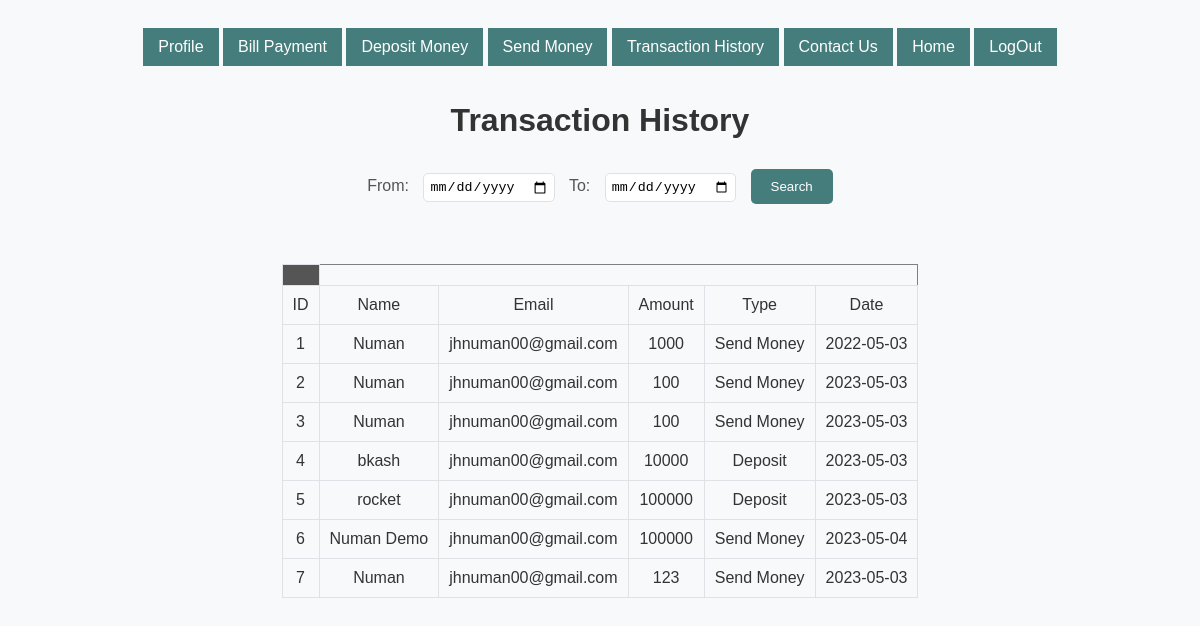
The app's page /aiub-project/Views/TransactionHistory.php with its own data.
### tables this page shows
CREATE TABLE `Transaction` (
  `id` int(11) NOT NULL,
  `email` varchar(1000) NOT NULL,
  `trx_date` date NOT NULL DEFAULT current_timestamp(),
  `trx_amount` int(11) NOT NULL,
  `trx_name` varchar(11) NOT NULL,
  `trx_type` varchar(255) DEFAULT NULL
);

### aiub-project/Controllers/alltrx.php (called while the page is built)
<?php
require_once '../Models/trxModel.php';
allTrx()
?>

### aiub-project/Models/trxModel.php (the view, shortened to what this page needs)
<?php
function allTrx(){
    $con = getConnection();
    $sql = "SELECT * FROM Transaction ";
    $result = mysqli_query($con, $sql);
?>
<center>
<table border=1px>
   <th>
    <tr>   <td>ID</td>
    <td>Name</td>
    <td>Email</td>
    <td>Amount</td>
    <td>Type</td>
    <td>Date</td></tr>
   </th>
   <tbody>
<?php
if ($result->num_rows > 0) {
    while($row = $result->fetch_assoc()) {
?>
    <tr> <td><?php echo $row["id"] ?></td>
    <td><?php echo $row["trx_name"] ?></td>
    <td><?php echo $row["email"] ?></td>
    <td><?php echo $row["trx_amount"] ?></td>
    <td><?php echo $row["trx_type"] ?></td>
    <td><?php echo $row["trx_date"] ?></td></tr>
<?php    }
    } else {
      echo "0 results";
    }
?>
   </tbody>
</table></center>
<?php
}
?>

### aiub-project/Views/TransactionHistory.php (shortened to what this page needs)
<!DOCTYPE html>
<html>
<head>
</head>
<body>
    <?php
    require_once 'menu.php';
    ?>
    <div style="display: flex; align-items: center; justify-content: center; flex-direction: column; height: 100%;">
        <h1>Transaction History</h1>
        <form id="transaction-form" method="POST" action="../Controllers/Transaction.php" onsubmit="validateDates()">
    <label for="from_date">From:</label>
    <input type="date" id="from_date" name="from_date" >
    <label for="to_date">To:</label>
    <input type="date" id="to_date" name="to_date" >
    <button type="submit" name="submit">Search</button>
</form>
    <?php
    if (!empty($transactions)) {
        echo '<table>';
        echo '<tr>';
        echo '<th>Transaction ID</th>';
        echo '<th>Transaction Date</th>';
        echo '<th>Transaction Amount</th>';
        echo '<th>Transaction Type</th>';
        echo '</tr>';
        foreach ($transactions as $transaction) {
            echo '<tr>';
            echo '<td>' . $transaction['email'] . '</td>';
            echo '<td>' . $transaction['trx_date'] . '</td>';
            echo '<td>' . $transaction['trx_amount'] . '</td>';
            echo '<td>' . $transaction['trx_type'] . '</td>';
            echo '</tr>';
        }
        echo '</table>';
    } else {
       include'../Controllers/alltrx.php';
    }
    ?>
</body>
</html>

### aiub-project/Views/menu.php (shortened to what this page needs)
<!DOCTYPE html>
<html>
<head>
</head>
<body>
    <div class="menu-bar">
    <nav>
  <ul>
    <li><a href="Profile.php">Profile</a></li>
    <li><a href="Bill_Payment.php">Bill Payment</a></li>
    <li><a href="DepositForm.php">Deposit Money</a></li>
    <li><a href="SendMoneyForm.php">Send Money</a></li>
    <li><a href="TransactionHistory.php">Transaction History</a></li>
    <li><a href="ContactUs.php">Contact Us</a></li>
    <li><a href="user.php">Home</a></li>
    <li><a href="../Controllers/LogOut.php">LogOut</a></li>
  </ul>
</nav>
    </div>
    <br>
    <br>
</body>
</html>

### aiub-project/Views/TransactionHistory.php (style rules this page uses)
body { font-family: Arial, sans-serif; background-color: #f8f9fa; padding: 20px; color: #333; display: flex; flex-direction: column; align-items: center; justify-content: flex-start; min-height: 100vh; }
h1 { margin-top: 0; margin-bottom: 30px; color: #333; }
form { margin-bottom: 30px; }
label { margin-right: 10px; color: #555; }
input[type="date"] { padding: 5px; border: 1px solid #dee2e6; border-radius: 5px; margin-right: 10px; }
button[type="submit"] { padding: 10px 20px; background-color: #457d7d; color: #fff; border: none; border-radius: 5px; cursor: pointer; }
table { width: 100%; border-collapse: collapse; margin-top: 30px; background-color: #f8f9fa; }
th, td { padding: 10px; text-align: center; border: 1px solid #dee2e6; }
th { background-color: #555; color: #fff; }
td { background-color: #f8f9fa; }

### aiub-project/Views/menu.php (style rules this page uses)
nav ul { list-style-type: none; margin: 0; padding: 0; }
nav li { display: inline-block; }
nav a { display: block; padding: 10px 15px; text-decoration: none; color: #fff; background-color: #457d7d; }

### records on screen
transaction: id "1", trx_name "Numan", email "jhnuman00@gmail.com", trx_amount "1000", trx_type "Send Money", trx_date "2022-05-03"
transaction: id "2", trx_name "Numan", email "jhnuman00@gmail.com", trx_amount "100", trx_type "Send Money", trx_date "2023-05-03"
transaction: id "3", trx_name "Numan", email "jhnuman00@gmail.com", trx_amount "100", trx_type "Send Money", trx_date "2023-05-03"
transaction: id "4", trx_name "bkash", email "jhnuman00@gmail.com", trx_amount "10000", trx_type "Deposit", trx_date "2023-05-03"
transaction: id "5", trx_name "rocket", email "jhnuman00@gmail.com", trx_amount "100000", trx_type "Deposit", trx_date "2023-05-03"
transaction: id "6", trx_name "Numan Demo", email "jhnuman00@gmail.com", trx_amount "100000", trx_type "Send Money", trx_date "2023-05-04"
transaction: id "7", trx_name "Numan", email "jhnuman00@gmail.com", trx_amount "123", trx_type "Send Money", trx_date "2023-05-03"
